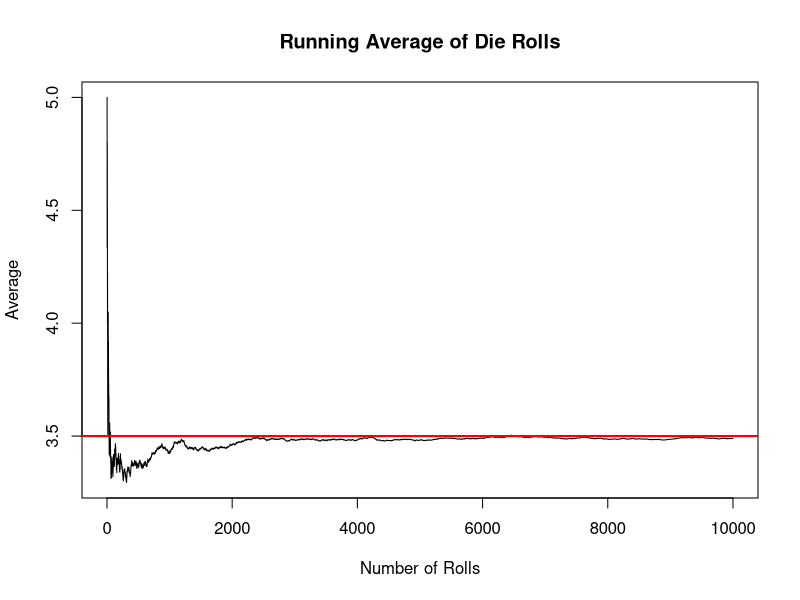
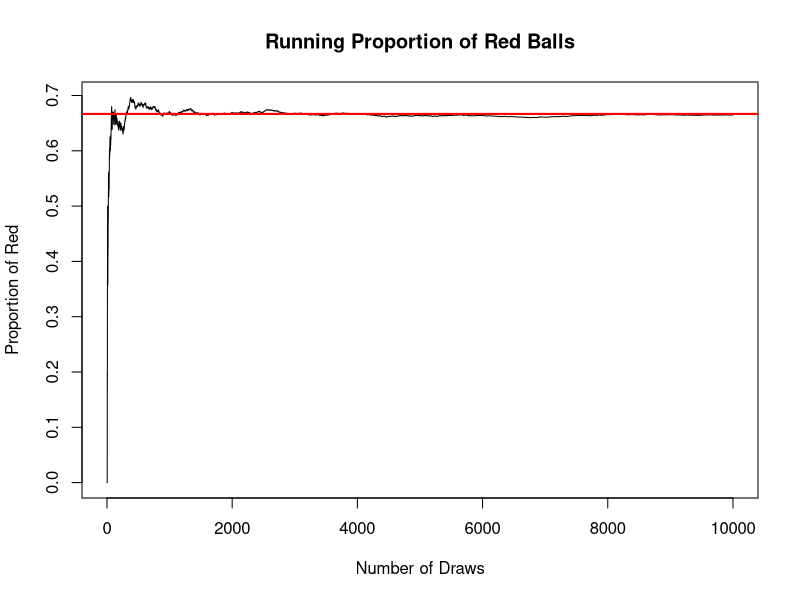
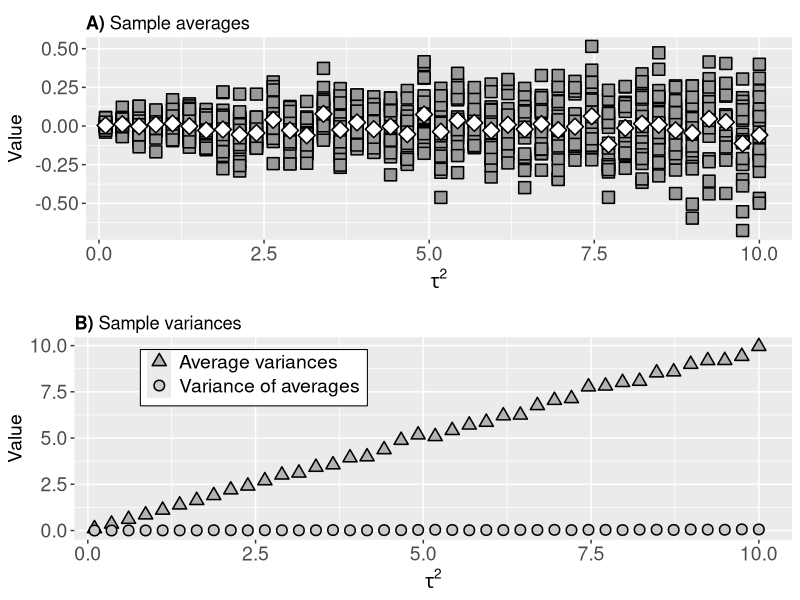
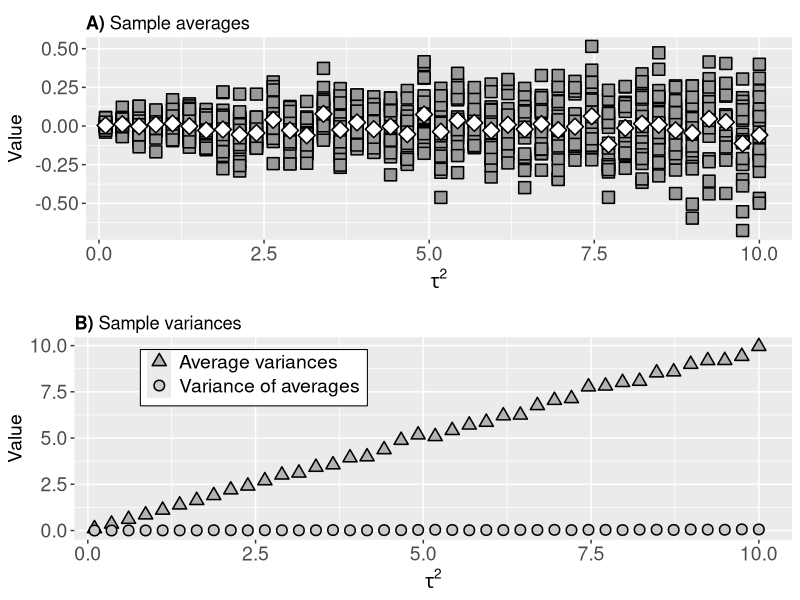

Reproduce these figures in R, in order.
## ---- chunk 1
# Expected value of a single die 
# E(X) = frac{1+2+3+4+5+6}{6} = 3.5
# the issue is the expected value is a decimal and we will never roll that exact value at any time. The expected value is the average of all the rolls and that running average will eventually converge to 3.5, but the die will never show that
## ---- chunk 2
set.seed(456)
n <- 10000
rolls <- sample(1:6, n, replace = TRUE)

running_mean <- cumsum(rolls) / seq_along(rolls)

plot(running_mean, type = "l",
     main = "Running Average of Die Rolls", 
     xlab = "Number of Rolls", 
     ylab = "Average"
       )
abline(h=3.5, col = "red", lwd = 2)
## ---- chunk 3
# box has 30 red balls and 15 green. 
# P(Red) = 30 / 45 = 2/3

set.seed(234)

balls <- c(rep("Red", 30), rep("Green", 15))

n <- 10000
draws <- sample(balls, n, replace = TRUE)

red_indicator <- draws == "Red"
running_prop <- cumsum(red_indicator) / seq_along(red_indicator)

plot(running_prop, type = "l",
     main = "Running Proportion of Red Balls",
     xlab = "Number of Draws",
     ylab = "Proportion of Red"
     )
abline(h=2/3, col = "red", lwd = 2)

## ---- chunk 4
# ADD COMMENTS FOR EACH LINE TO EXPLAIN WHAT'S GOING ON
#-------- Exercise 1 ---------#
#-----------------------------#
library(tidyr) 
library(ggplot2) 
library(cowplot)

# create sequence of population variances to test
# set tau levels - 40 different steps varying from .1 to 10
tau2levels = seq(.1,10,length.out=40)

# simulation parameters
samplesize = 200 # each sample has 200 data points randomly drawn 
numsamples =  20 # repeat procedure 20 times
# number of different variance levels
l <- length(tau2levels)
# matrices to store results
# rows = repeated samples, columns = different tau^2 levels
resultm = matrix(0,nrow=numsamples,ncol=l)
resultv = matrix(0,nrow=numsamples,ncol=l)

# Loop over each population variance level
for (ni in seq(l)) { 

  # repeat for multiple samples at that variance level
  for (sampi in seq(numsamples)) { 

    # generate one random sample from a normal distribution
    data = rnorm(n=samplesize,0,sqrt(tau2levels[ni]))

    # store sample mean and variance for this sample and variance level
    resultm[sampi,ni] = mean(data)
    resultv[sampi,ni] = var(data)
  }
}



# convert matrix of sample menas into long format data frame for ggplot
# rows become individual observations. tau2 levels become grouping variable
lresultm <- gather(data.frame(t(resultm),tau2levels),tau,resultm,-tau2levels) # long data frame
# plot A: sample means as a function of population variance
ggp1 <- ggplot(lresultm) + aes(x=tau2levels,y=resultm) +
  geom_point(fill=rgb(.6,.6,.6),col='black',shape=22,size=4,stroke=.8) +
  # plot the mean of the sample means at each tau^2 level
  stat_summary(fun='mean',geom='point',shape=23, size=4,stroke=.8, col='black',fill='white') + 
  labs(x=expression(tau^2), y='Value', title=expression(paste(bold("A)"), " Sample averages"))) +
  scale_x_continuous(limits=c(-0.2,10.5),expand = expansion(c(0,0)) ) +
  theme(axis.title = element_text(size=14), axis.text = element_text(size=14), plot.title=element_text(vjust= -1))
 
  

# plot B: Compare two variance quantities
# 1 - average of sample variances
# 2 - variance of sample means
ggp2 <- ggplot() + 
  # average sample variances at each tau^2 level
  geom_point(aes(x=tau2levels,y=colMeans(resultv), shape= 'Average variances'), 
                              fill= rgb(.7,.7,.7), color='black', size=3, stroke=.8) +
  # variance of sample means at each tau^2 level
  geom_point(aes(x=tau2levels,y=apply(resultm,2,var), shape= 'Variance of averages'),      
             fill= rgb(.8,.8,.8), color='black', size=3,stroke=.8) +      
  labs(x=expression(tau^2), y='Value', title=expression(paste(bold("B)"), " Sample variances"))) +
  scale_shape_manual(values=c(24,21))  + 
  scale_x_continuous(limits=c(-0.2,10.5),expand = expansion(c(0,0)) ) +
  theme(axis.text = element_text(size=14), legend.position = c(.25,0.8), legend.margin = margin(c(0,5,6,5)),
        legend.title=element_blank(), legend.background = element_blank(), 
        legend.box.background = element_rect(colour = "black"), legend.text=element_text(size=14),
        axis.title=element_text(size=14), plot.title=element_text(vjust= -1))

# combine two plots vertically into one figure
plot_grid(ggp1,ggp2,ncol=1)
# save as png
ggsave('sample_ex1.png',  device='png',width = 7, height = 7)
